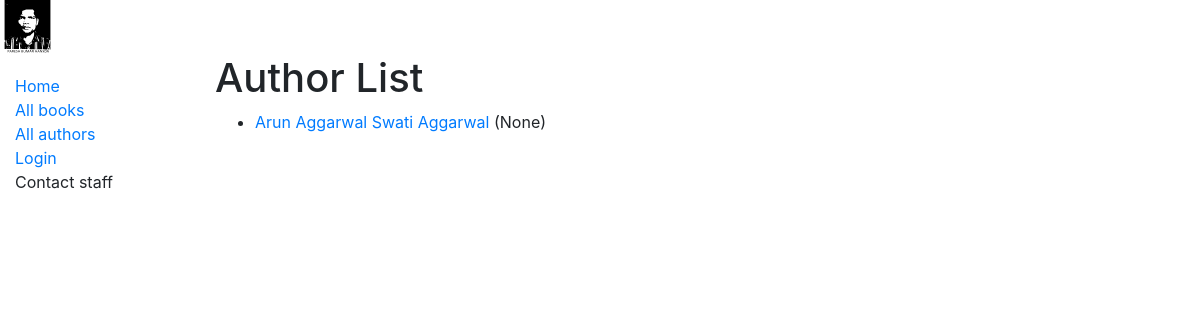
Page /catalog/authors/ on the earlier database version.
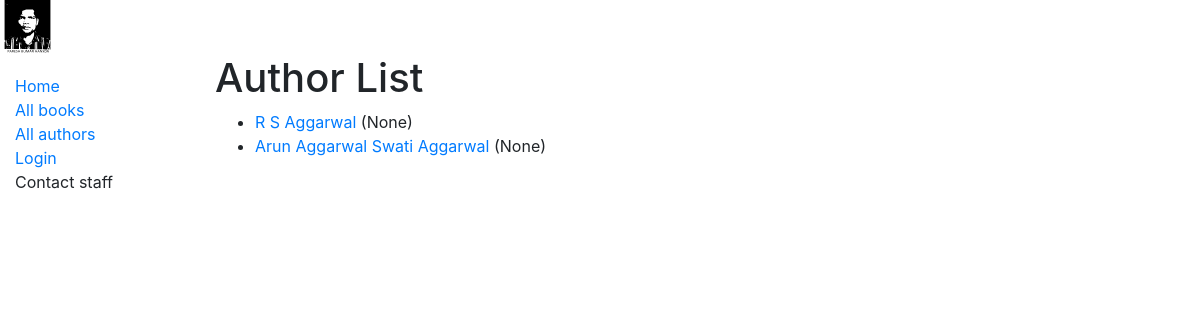
Same page on the later database version.
### catalog/models.py (models this page shows, shortened)
class Author(models.Model):
    first_name = models.CharField(max_length=100)
    last_name = models.CharField(max_length=100)
    date_of_birth = models.DateField(null=True, blank=True)
    date_of_death = models.DateField('Died', null=True, blank=True)
    class Meta:
        ordering = ['last_name', 'first_name']
    def get_absolute_url(self):
        return reverse('author-detail', args=[str(self.id)])

### catalog/views.py (the view)
# urls.py: path('authors/', views.AuthorListView.as_view(), name='authors'),
class AuthorListView(generic.ListView):
    model = Author
    '''
    def get_queryset(self):
        return Book.objects.filter(title__icontains='jhar')[:5]
    '''
    def get_context_data(self, **kwargs):
        context = super(AuthorListView, self).get_context_data(**kwargs)
        context['some_data'] = 'This is just some data'
        return context

### catalog/templates/catalog/author_list.html (shortened to what this page needs)
{% extends "base_generic.html" %}
{% block content %}
  <h1>Author List</h1>
  {% if author_list %}
  <ul>
    {% for author in author_list %}
      <li>
        <a href="{{ author.get_absolute_url }}">{{ author.first_name }} {{author.last_name}}</a> ({{author.date_of_birth}})
      </li>
    {% endfor %}
  </ul>
  {% else %}
    <p>There are no authors in the library.</p>
  {% endif %}
{% endblock %}

Differences in the rows shown:
added Author: first_name "R S", last_name "Aggarwal", date_of_birth "None"
